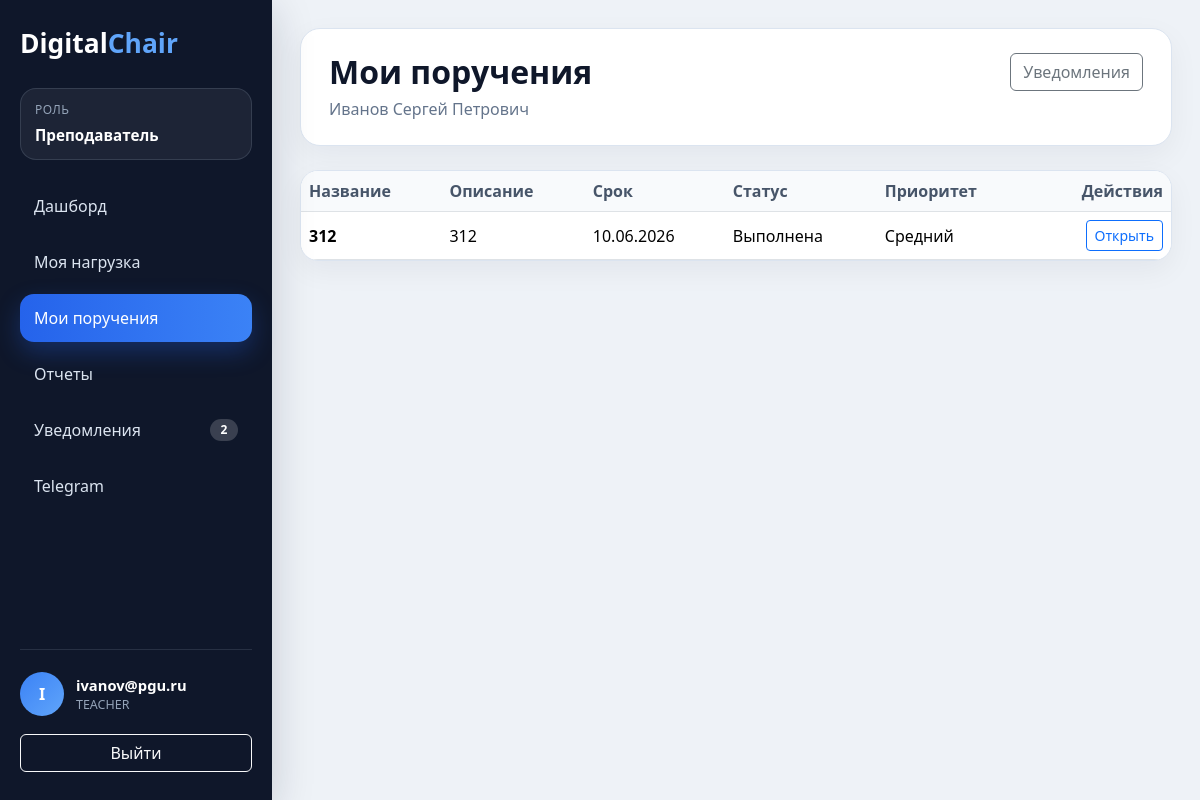
The app's page /my-assignments/ (signed in), older data.
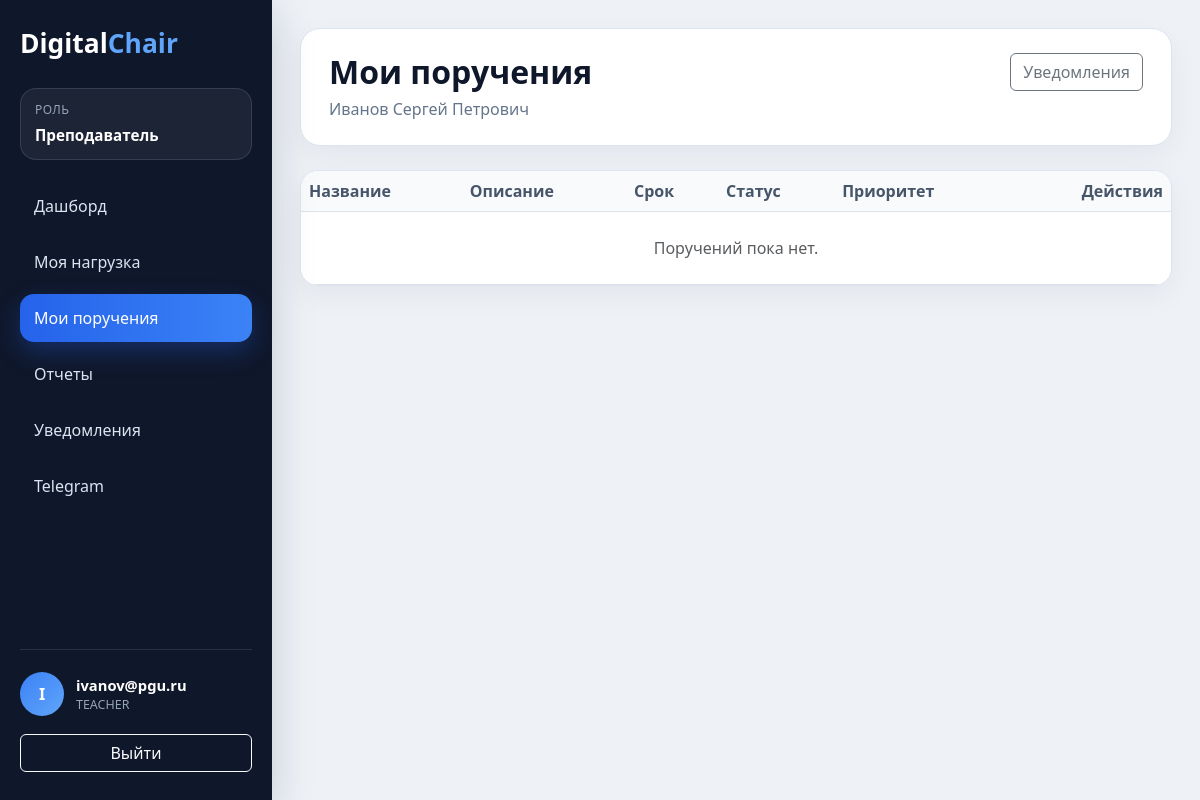
The same page, newer data.
### apps/assignments/models.py (models this page shows, shortened)
class Task(models.Model):
    class Statuses(models.TextChoices):
        NEW = 'NEW', 'Новая'
        IN_PROGRESS = 'IN_PROGRESS', 'В работе'
        COMPLETED = 'COMPLETED', 'Выполнена'
        CANCELLED = 'CANCELLED', 'Отменена'
    class Priorities(models.TextChoices):
        LOW = 'LOW', 'Низкий'
        MEDIUM = 'MEDIUM', 'Средний'
        HIGH = 'HIGH', 'Высокий'
    title = models.CharField(
        max_length=255
    )
    description = models.TextField()
    teacher = models.ForeignKey(
        Teacher,
        on_delete=models.CASCADE,
        related_name='tasks'
    )
    created_by = models.ForeignKey(
        settings.AUTH_USER_MODEL,
        on_delete=models.CASCADE,
        related_name='created_tasks'
    )
    due_date = models.DateField()
    status = models.CharField(
        max_length=20,
        choices=Statuses.choices,
        default=Statuses.NEW
    )
    priority = models.CharField(
        max_length=20,
        choices=Priorities.choices,
        default=Priorities.MEDIUM
    )
    attachment = models.FileField(
        upload_to='assignments/',
        blank=True,
        null=True,
        validators=[
            FileExtensionValidator(
                allowed_extensions=[
                    'pdf',
                    'docx',
                    'xlsx',
                    'png',
                    'jpg',
                    'jpeg',
                ]
            ),
            validate_attachment_size
        ]
    )
    created_at = models.DateTimeField(
        auto_now_add=True
    )
    completed_at = models.DateTimeField(
        blank=True,
        null=True
    )
    @property
    def is_overdue(self):
        return (
            self.due_date < timezone.localdate()
            and self.status != self.Statuses.COMPLETED
        )

### apps/assignments/views.py (the view)
@login_required(login_url='/login/')
@teacher_required
@never_cache
def my_tasks_view(request):
    teacher = getattr(
        request.user,
        'teacher_profile',
        None
    )
    tasks = Task.objects.none()
    if teacher is not None:
        tasks = Task.objects.filter(
            teacher=teacher
        ).order_by(
            'due_date',
            '-created_at'
        )
    return render(
        request,
        'assignments/my_tasks.html',
        {
            'teacher': teacher,
            'tasks': tasks,
        }
    )

### apps/assignments/views.py (called while the page is built)
def is_teacher(user):
    return user.is_authenticated and user.role == 'TEACHER'

### templates/assignments/my_tasks.html (shortened to what this page needs)
{% extends 'base/base.html' %}
{% block page_title %}Мои поручения{% endblock %}
{% block page_subtitle %}
    <p class="app-page-subtitle">
        {% if teacher %}
            {{ teacher.full_name }}
        {% else %}
            Профиль преподавателя не найден.
        {% endif %}
    </p>
{% endblock %}
{% block page_actions %}
    <a href="/notifications/" class="btn btn-outline-secondary">Уведомления</a>
{% endblock %}
{% block content %}
    <div class="table-card">
        <div class="table-responsive">
            <table class="table align-middle">
                <thead>
                <tr>
                    <th>Название</th>
                    <th>Описание</th>
                    <th>Срок</th>
                    <th>Статус</th>
                    <th>Приоритет</th>
                    <th class="text-end">Действия</th>
                </tr>
                </thead>
                <tbody>
                {% for task in tasks %}
                    <tr {% if task.is_overdue %}class="table-danger"{% endif %}>
                        <td class="fw-semibold">
                            {{ task.title }}
                        </td>
                        <td>{{ task.description|truncatechars:100 }}</td>
                        <td>{{ task.due_date|date:"d.m.Y" }}</td>
                        <td>{{ task.get_status_display }}</td>
                        <td>{{ task.get_priority_display }}</td>
                        <td class="text-end">
                            <a href="/my-assignments/{{ task.id }}/" class="btn btn-sm btn-outline-primary">Открыть</a>
                        </td>
                    </tr>
                {% empty %}
                    <tr>
                        <td colspan="6" class="text-center text-muted py-4">Поручений пока нет.</td>
                    </tr>
                {% endfor %}
                </tbody>
            </table>
        </div>
    </div>
{% endblock %}

### templates/base/base.html (shortened to what this page needs)
<!DOCTYPE html>
<html lang="ru">
<head>
    <link href="https://cdn.jsdelivr.net/npm/bootstrap@5.3.3/dist/css/bootstrap.min.css"
          rel="stylesheet">
</head>
<body>
{% if request.user.is_authenticated %}
    <div class="app-shell">
        <aside class="app-sidebar">
            <h1 class="app-logo">Digital<span>Chair</span></h1>
            <div class="app-role">
                <span class="app-role-label">Роль</span>
                <span class="app-role-value">{{ ui_role_label }}</span>
            </div>
            <nav class="app-nav">
                {% for item in ui_navigation_items %}
                    <a href="{{ item.url }}"
                       class="app-nav-link{% if item.is_active %} active{% endif %}">
                        <span>{{ item.label }}</span>
                        {% if item.badge %}
                            <span class="app-nav-badge">{{ item.badge }}</span>
                        {% endif %}
                    </a>
                {% endfor %}
            </nav>
            <div class="app-sidebar-footer">
                <div class="app-user">
                    <div class="app-user-avatar">
                        {{ request.user.email|first|upper }}
                    </div>
                    <div>
                        <div class="app-user-email">{{ request.user.email }}</div>
                        <div class="app-user-role">{{ request.user.role }}</div>
                    </div>
                </div>
                <a href="/logout/" class="btn btn-outline-light w-100">Выйти</a>
            </div>
        </aside>
        <main class="app-main">
            <header class="app-page-header">
                <div>
                    <h1 class="app-page-title">{% block page_title %}DigitalChair{% endblock %}</h1>
                    {% block page_subtitle %}{% endblock %}
                </div>
                <div class="app-toolbar">
                    {% block page_actions %}{% endblock %}
                </div>
            </header>
            {% block content %}{% endblock %}
        </main>
    </div>
{% else %}
    {% block anonymous_content %}{% endblock %}
{% endif %}
</body>
</html>

Row changes from the older to the newer data that the page shows:
removed Task: title "312", description "312", due_date "10.06.2026", status "Выполнена", priority "Средний"
Text that changed along with them:
new list line: "Уведомления"
text now shown: "Поручений пока нет."
list line gone: "Уведомления 2"
